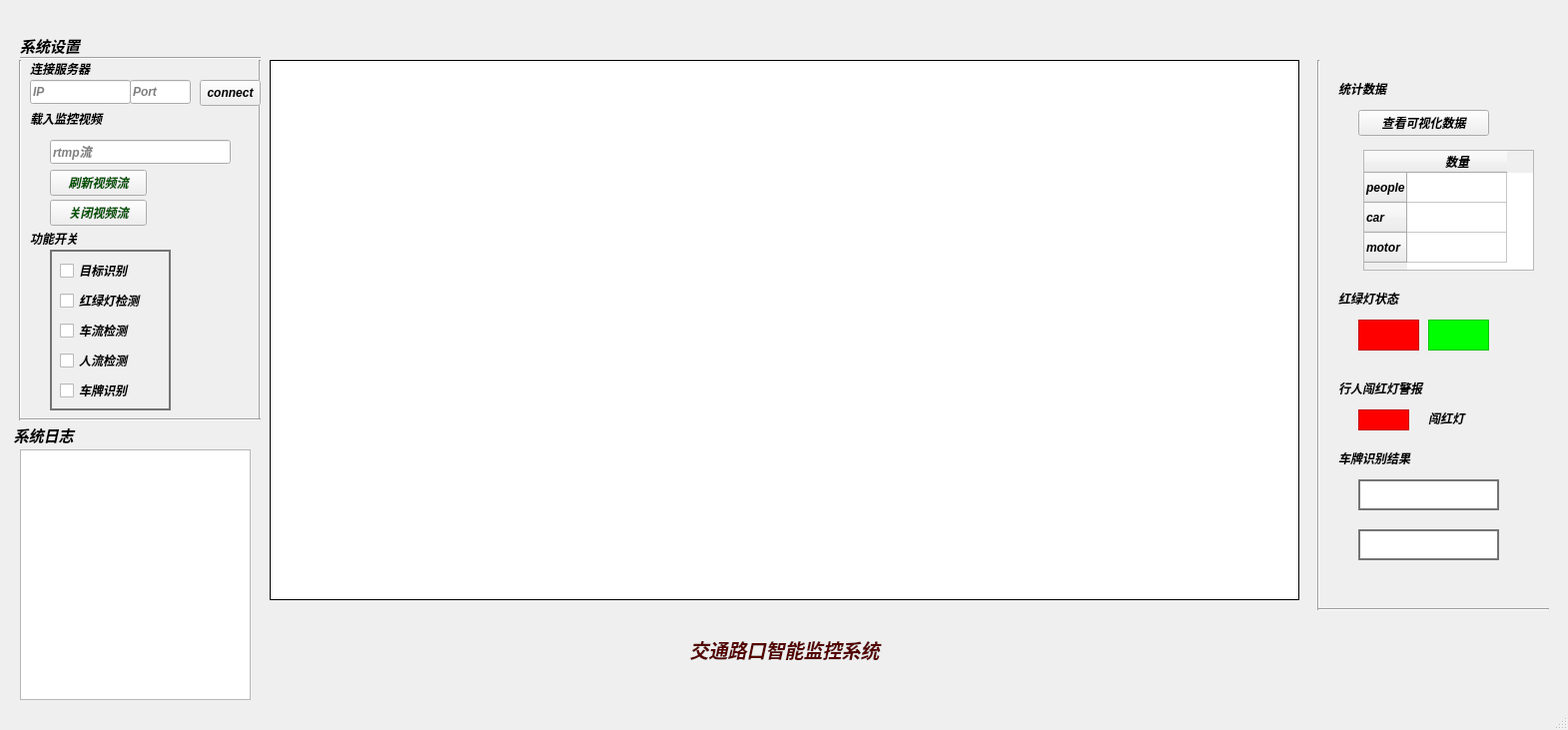
<?xml version="1.0" encoding="UTF-8"?>
<ui version="4.0">
 <class>MainWindow</class>
 <widget class="QMainWindow" name="MainWindow">
  <property name="geometry">
   <rect>
    <x>0</x>
    <y>0</y>
    <width>1570</width>
    <height>731</height>
   </rect>
  </property>
  <property name="font">
   <font>
    <weight>75</weight>
    <italic>true</italic>
    <bold>true</bold>
   </font>
  </property>
  <property name="windowTitle">
   <string>MainWindow</string>
  </property>
  <widget class="QWidget" name="centralwidget">
   <widget class="QLabel" name="video_plate">
    <property name="geometry">
     <rect>
      <x>270</x>
      <y>60</y>
      <width>1031</width>
      <height>541</height>
     </rect>
    </property>
    <property name="styleSheet">
     <string notr="true">border-width: 1px;
background-color: rgb(255, 255, 255);
border-style: solid;
border-color: rgb(0, 0, 0)</string>
    </property>
    <property name="text">
     <string/>
    </property>
   </widget>
   <widget class="QLabel" name="label_2">
    <property name="geometry">
     <rect>
      <x>20</x>
      <y>20</y>
      <width>91</width>
      <height>51</height>
     </rect>
    </property>
    <property name="palette">
     <palette>
      <active/>
      <inactive/>
      <disabled/>
     </palette>
    </property>
    <property name="font">
     <font>
      <family>Trebuchet MS</family>
      <pointsize>11</pointsize>
      <weight>75</weight>
      <italic>true</italic>
      <bold>true</bold>
     </font>
    </property>
    <property name="styleSheet">
     <string notr="true">font-weight:bold
</string>
    </property>
    <property name="text">
     <string>系统设置</string>
    </property>
   </widget>
   <widget class="QLabel" name="label_3">
    <property name="geometry">
     <rect>
      <x>30</x>
      <y>230</y>
      <width>81</width>
      <height>17</height>
     </rect>
    </property>
    <property name="styleSheet">
     <string notr="true">font-weight:bold</string>
    </property>
    <property name="text">
     <string>功能开关</string>
    </property>
   </widget>
   <widget class="QLabel" name="label_4">
    <property name="geometry">
     <rect>
      <x>30</x>
      <y>110</y>
      <width>91</width>
      <height>17</height>
     </rect>
    </property>
    <property name="styleSheet">
     <string notr="true">font-weight:bold</string>
    </property>
    <property name="text">
     <string>载入监控视频</string>
    </property>
   </widget>
   <widget class="QLabel" name="label_5">
    <property name="geometry">
     <rect>
      <x>50</x>
      <y>250</y>
      <width>121</width>
      <height>161</height>
     </rect>
    </property>
    <property name="styleSheet">
     <string notr="true">border-width: 2px;
border-color: rgb(116, 116, 116);
border-style: solid;</string>
    </property>
    <property name="text">
     <string/>
    </property>
   </widget>
   <widget class="QCheckBox" name="target_detect">
    <property name="geometry">
     <rect>
      <x>60</x>
      <y>260</y>
      <width>99</width>
      <height>22</height>
     </rect>
    </property>
    <property name="text">
     <string>目标识别</string>
    </property>
   </widget>
   <widget class="QCheckBox" name="traffic_light_detect">
    <property name="geometry">
     <rect>
      <x>60</x>
      <y>290</y>
      <width>99</width>
      <height>22</height>
     </rect>
    </property>
    <property name="text">
     <string>红绿灯检测</string>
    </property>
   </widget>
   <widget class="QCheckBox" name="cars_detect">
    <property name="geometry">
     <rect>
      <x>60</x>
      <y>320</y>
      <width>99</width>
      <height>22</height>
     </rect>
    </property>
    <property name="text">
     <string>车流检测</string>
    </property>
   </widget>
   <widget class="QCheckBox" name="people_detect">
    <property name="geometry">
     <rect>
      <x>60</x>
      <y>350</y>
      <width>99</width>
      <height>22</height>
     </rect>
    </property>
    <property name="text">
     <string>人流检测</string>
    </property>
   </widget>
   <widget class="QPushButton" name="openFIleButton">
    <property name="geometry">
     <rect>
      <x>50</x>
      <y>170</y>
      <width>97</width>
      <height>26</height>
     </rect>
    </property>
    <property name="styleSheet">
     <string notr="true">fo
font: 12pt &quot;Abyssinica SIL&quot;;
color: rgb(0, 85, 0);</string>
    </property>
    <property name="text">
     <string>刷新视频流</string>
    </property>
   </widget>
   <widget class="QLabel" name="label_6">
    <property name="geometry">
     <rect>
      <x>1340</x>
      <y>290</y>
      <width>91</width>
      <height>17</height>
     </rect>
    </property>
    <property name="styleSheet">
     <string notr="true">font-weight:bold</string>
    </property>
    <property name="text">
     <string>红绿灯状态</string>
    </property>
   </widget>
   <widget class="QFrame" name="red_light">
    <property name="geometry">
     <rect>
      <x>1360</x>
      <y>320</y>
      <width>61</width>
      <height>31</height>
     </rect>
    </property>
    <property name="styleSheet">
     <string notr="true">background-color: rgb(255, 0, 0);</string>
    </property>
    <property name="frameShape">
     <enum>QFrame::StyledPanel</enum>
    </property>
    <property name="frameShadow">
     <enum>QFrame::Raised</enum>
    </property>
   </widget>
   <widget class="QLabel" name="label_7">
    <property name="geometry">
     <rect>
      <x>1340</x>
      <y>450</y>
      <width>91</width>
      <height>17</height>
     </rect>
    </property>
    <property name="styleSheet">
     <string notr="true">font-weight:bold</string>
    </property>
    <property name="text">
     <string>车牌识别结果</string>
    </property>
   </widget>
   <widget class="QLabel" name="license_graph">
    <property name="geometry">
     <rect>
      <x>1360</x>
      <y>480</y>
      <width>141</width>
      <height>31</height>
     </rect>
    </property>
    <property name="styleSheet">
     <string notr="true">border-width: 2px;
background-color: rgb(255, 255, 255);
border-color: rgb(116, 116, 116);
border-style: solid;</string>
    </property>
    <property name="text">
     <string/>
    </property>
   </widget>
   <widget class="QLabel" name="aboutLabel">
    <property name="geometry">
     <rect>
      <x>470</x>
      <y>620</y>
      <width>631</width>
      <height>61</height>
     </rect>
    </property>
    <property name="font">
     <font>
      <family>楷体</family>
      <pointsize>14</pointsize>
     </font>
    </property>
    <property name="styleSheet">
     <string notr="true">color: rgb(85, 0, 0);</string>
    </property>
    <property name="text">
     <string>交通路口智能监控系统</string>
    </property>
    <property name="alignment">
     <set>Qt::AlignCenter</set>
    </property>
   </widget>
   <widget class="QCheckBox" name="license_plate_detect">
    <property name="geometry">
     <rect>
      <x>60</x>
      <y>380</y>
      <width>99</width>
      <height>22</height>
     </rect>
    </property>
    <property name="text">
     <string>车牌识别</string>
    </property>
   </widget>
   <widget class="QFrame" name="green_light">
    <property name="geometry">
     <rect>
      <x>1430</x>
      <y>320</y>
      <width>61</width>
      <height>31</height>
     </rect>
    </property>
    <property name="styleSheet">
     <string notr="true">background-color: rgb(0,255, 0);</string>
    </property>
    <property name="frameShape">
     <enum>QFrame::StyledPanel</enum>
    </property>
    <property name="frameShadow">
     <enum>QFrame::Raised</enum>
    </property>
   </widget>
   <widget class="QLabel" name="label_9">
    <property name="geometry">
     <rect>
      <x>10</x>
      <y>410</y>
      <width>91</width>
      <height>51</height>
     </rect>
    </property>
    <property name="palette">
     <palette>
      <active/>
      <inactive/>
      <disabled/>
     </palette>
    </property>
    <property name="font">
     <font>
      <family>Trebuchet MS</family>
      <pointsize>11</pointsize>
      <weight>75</weight>
      <italic>true</italic>
      <bold>true</bold>
     </font>
    </property>
    <property name="styleSheet">
     <string notr="true">font-weight:bold
</string>
    </property>
    <property name="text">
     <string> 系统日志</string>
    </property>
   </widget>
   <widget class="QTextEdit" name="textEdit">
    <property name="geometry">
     <rect>
      <x>20</x>
      <y>450</y>
      <width>231</width>
      <height>251</height>
     </rect>
    </property>
   </widget>
   <widget class="QLabel" name="label_11">
    <property name="geometry">
     <rect>
      <x>1340</x>
      <y>80</y>
      <width>91</width>
      <height>17</height>
     </rect>
    </property>
    <property name="styleSheet">
     <string notr="true">font-weight:bold</string>
    </property>
    <property name="text">
     <string>统计数据</string>
    </property>
   </widget>
   <widget class="QTableWidget" name="tableWidget">
    <property name="geometry">
     <rect>
      <x>1365</x>
      <y>150</y>
      <width>171</width>
      <height>121</height>
     </rect>
    </property>
    <property name="autoScrollMargin">
     <number>11</number>
    </property>
    <row>
     <property name="text">
      <string>people</string>
     </property>
    </row>
    <row>
     <property name="text">
      <string>car</string>
     </property>
    </row>
    <row>
     <property name="text">
      <string>motor</string>
     </property>
    </row>
    <column>
     <property name="text">
      <string>数量</string>
     </property>
    </column>
   </widget>
   <widget class="Line" name="line">
    <property name="geometry">
     <rect>
      <x>10</x>
      <y>60</y>
      <width>20</width>
      <height>361</height>
     </rect>
    </property>
    <property name="orientation">
     <enum>Qt::Vertical</enum>
    </property>
   </widget>
   <widget class="Line" name="line_2">
    <property name="geometry">
     <rect>
      <x>250</x>
      <y>60</y>
      <width>20</width>
      <height>361</height>
     </rect>
    </property>
    <property name="orientation">
     <enum>Qt::Vertical</enum>
    </property>
   </widget>
   <widget class="Line" name="line_3">
    <property name="geometry">
     <rect>
      <x>20</x>
      <y>400</y>
      <width>241</width>
      <height>41</height>
     </rect>
    </property>
    <property name="orientation">
     <enum>Qt::Horizontal</enum>
    </property>
   </widget>
   <widget class="Line" name="line_4">
    <property name="geometry">
     <rect>
      <x>20</x>
      <y>50</y>
      <width>241</width>
      <height>16</height>
     </rect>
    </property>
    <property name="orientation">
     <enum>Qt::Horizontal</enum>
    </property>
   </widget>
   <widget class="QPushButton" name="closeFileButton">
    <property name="geometry">
     <rect>
      <x>50</x>
      <y>200</y>
      <width>97</width>
      <height>26</height>
     </rect>
    </property>
    <property name="styleSheet">
     <string notr="true">fo
font: 12pt &quot;Abyssinica SIL&quot;;
color: rgb(0, 85, 0);</string>
    </property>
    <property name="text">
     <string>关闭视频流</string>
    </property>
   </widget>
   <widget class="QLabel" name="license_result">
    <property name="geometry">
     <rect>
      <x>1360</x>
      <y>530</y>
      <width>141</width>
      <height>31</height>
     </rect>
    </property>
    <property name="styleSheet">
     <string notr="true">border-width: 2px;
background-color: rgb(255, 255, 255);
border-color: rgb(116, 116, 116);
border-style: solid;</string>
    </property>
    <property name="text">
     <string/>
    </property>
   </widget>
   <widget class="QLabel" name="label_12">
    <property name="geometry">
     <rect>
      <x>1340</x>
      <y>380</y>
      <width>151</width>
      <height>17</height>
     </rect>
    </property>
    <property name="styleSheet">
     <string notr="true">font-weight:bold</string>
    </property>
    <property name="text">
     <string>行人闯红灯警报</string>
    </property>
   </widget>
   <widget class="Line" name="line_5">
    <property name="geometry">
     <rect>
      <x>1310</x>
      <y>60</y>
      <width>20</width>
      <height>551</height>
     </rect>
    </property>
    <property name="orientation">
     <enum>Qt::Vertical</enum>
    </property>
   </widget>
   <widget class="Line" name="line_6">
    <property name="geometry">
     <rect>
      <x>1320</x>
      <y>600</y>
      <width>231</width>
      <height>20</height>
     </rect>
    </property>
    <property name="orientation">
     <enum>Qt::Horizontal</enum>
    </property>
   </widget>
   <widget class="QFrame" name="break_traffic_warning">
    <property name="geometry">
     <rect>
      <x>1360</x>
      <y>410</y>
      <width>51</width>
      <height>21</height>
     </rect>
    </property>
    <property name="styleSheet">
     <string notr="true">background-color: rgb(255, 0, 0);</string>
    </property>
    <property name="frameShape">
     <enum>QFrame::StyledPanel</enum>
    </property>
    <property name="frameShadow">
     <enum>QFrame::Raised</enum>
    </property>
   </widget>
   <widget class="QLabel" name="break_traffic_label">
    <property name="geometry">
     <rect>
      <x>1430</x>
      <y>410</y>
      <width>91</width>
      <height>17</height>
     </rect>
    </property>
    <property name="styleSheet">
     <string notr="true">font-weight:bold</string>
    </property>
    <property name="text">
     <string>闯红灯</string>
    </property>
   </widget>
   <widget class="QLineEdit" name="lineEdit">
    <property name="geometry">
     <rect>
      <x>50</x>
      <y>140</y>
      <width>181</width>
      <height>24</height>
     </rect>
    </property>
    <property name="placeholderText">
     <string>rtmp流</string>
    </property>
   </widget>
   <widget class="QPushButton" name="lookVisualDataButton">
    <property name="geometry">
     <rect>
      <x>1360</x>
      <y>110</y>
      <width>131</width>
      <height>26</height>
     </rect>
    </property>
    <property name="text">
     <string>查看可视化数据</string>
    </property>
   </widget>
   <widget class="QLabel" name="label_8">
    <property name="geometry">
     <rect>
      <x>30</x>
      <y>60</y>
      <width>91</width>
      <height>17</height>
     </rect>
    </property>
    <property name="styleSheet">
     <string notr="true">font-weight:bold</string>
    </property>
    <property name="text">
     <string>连接服务器</string>
    </property>
   </widget>
   <widget class="QLineEdit" name="lineEdit_2">
    <property name="geometry">
     <rect>
      <x>30</x>
      <y>80</y>
      <width>101</width>
      <height>24</height>
     </rect>
    </property>
    <property name="text">
     <string/>
    </property>
    <property name="placeholderText">
     <string>IP</string>
    </property>
   </widget>
   <widget class="QLineEdit" name="lineEdit_3">
    <property name="geometry">
     <rect>
      <x>130</x>
      <y>80</y>
      <width>61</width>
      <height>24</height>
     </rect>
    </property>
    <property name="text">
     <string/>
    </property>
    <property name="placeholderText">
     <string>Port</string>
    </property>
   </widget>
   <widget class="QPushButton" name="pushButton">
    <property name="geometry">
     <rect>
      <x>200</x>
      <y>80</y>
      <width>61</width>
      <height>26</height>
     </rect>
    </property>
    <property name="text">
     <string>connect</string>
    </property>
   </widget>
  </widget>
  <widget class="QMenuBar" name="menubar">
   <property name="geometry">
    <rect>
     <x>0</x>
     <y>0</y>
     <width>1570</width>
     <height>22</height>
    </rect>
   </property>
  </widget>
  <widget class="QStatusBar" name="statusbar"/>
 </widget>
 <resources/>
 <connections/>
</ui>
